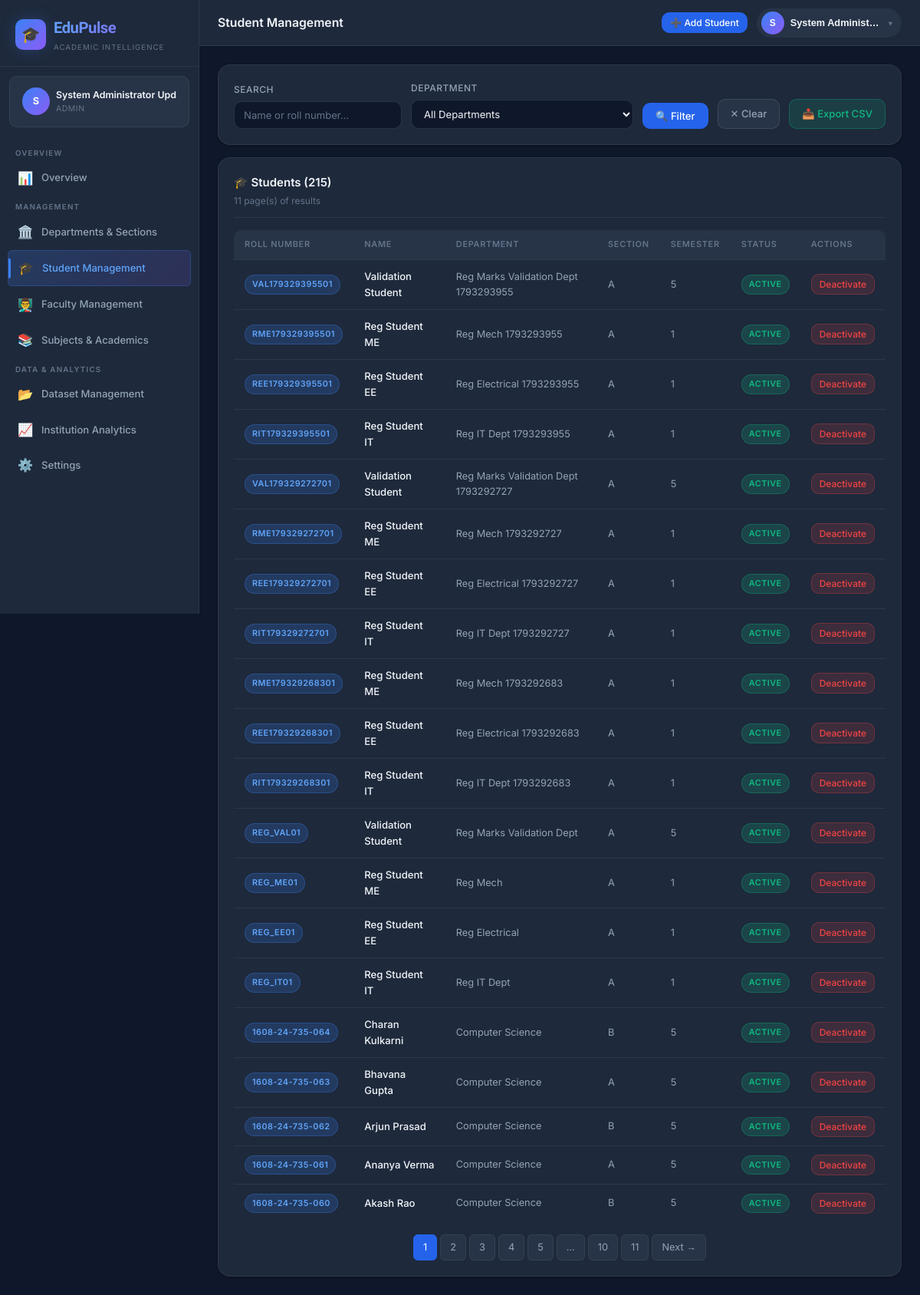
Page /admin/students (signed in) on the earlier database version.
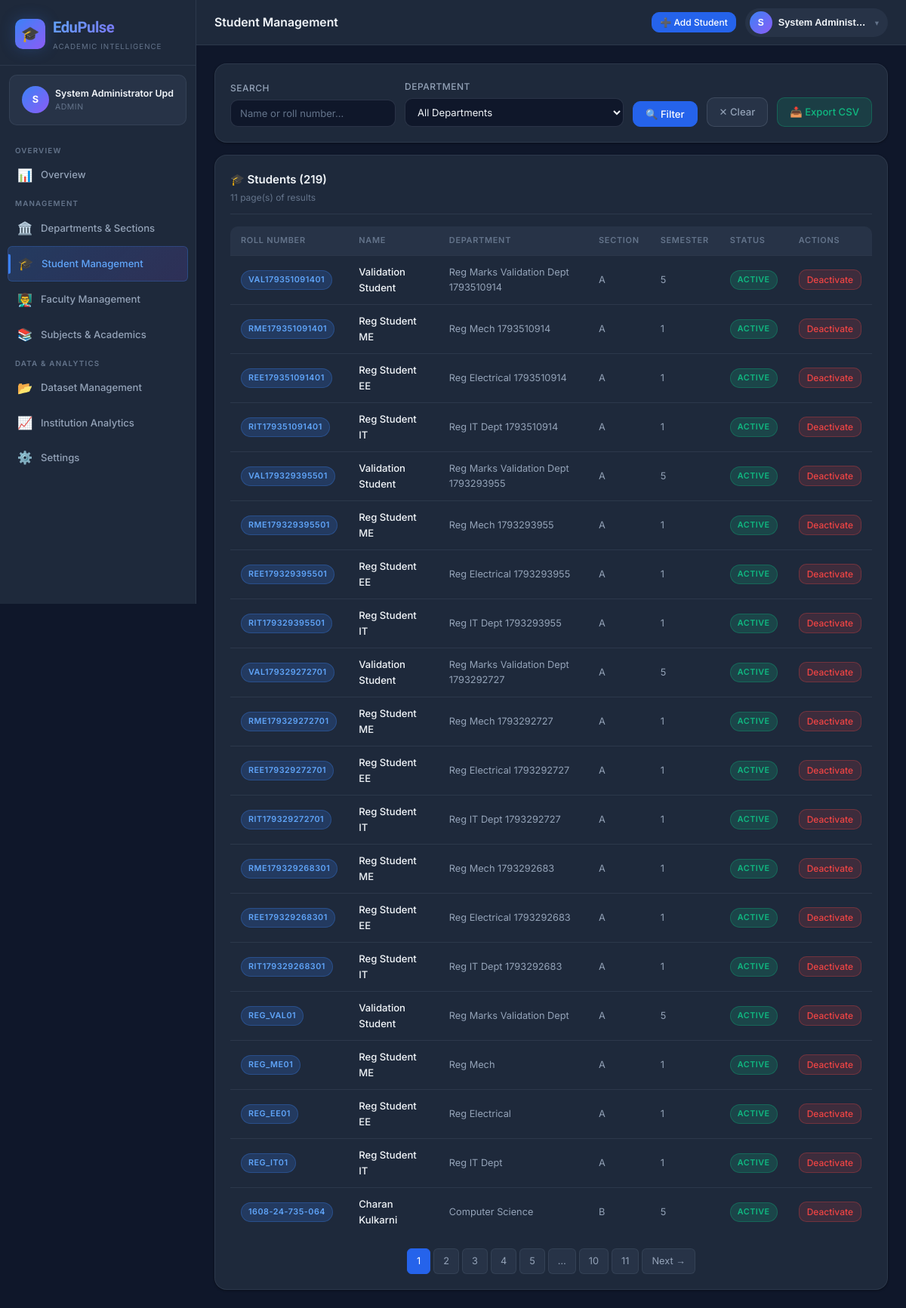
Same page on the later database version.
### models.py (models this page shows, shortened)
class Student(db.Model):
    __tablename__ = 'students'
    id = db.Column(db.Integer, primary_key=True)
    user_id = db.Column(db.Integer, db.ForeignKey('users.id'), unique=True, nullable=False)
    roll_number = db.Column(db.String(50), unique=True, nullable=False)
    name = db.Column(db.String(100), nullable=False)
    email = db.Column(db.String(120))
    phone = db.Column(db.String(20))
    department_id = db.Column(db.Integer, db.ForeignKey('departments.id'), nullable=False)
    section_id = db.Column(db.Integer, db.ForeignKey('sections.id'))
    academic_year_id = db.Column(db.Integer, db.ForeignKey('academic_years.id'))
    current_semester = db.Column(db.Integer, default=1)
    date_of_birth = db.Column(db.Date)
    gender = db.Column(db.String(10))
    is_active = db.Column(db.Boolean, default=True)
    enrolled_at = db.Column(db.DateTime, default=datetime.utcnow)
    academic_year = db.relationship('AcademicYear', backref='students')
    marks = db.relationship('Mark', backref='student', lazy=True)
    attendance_records = db.relationship('AttendanceRecord', backref='student', lazy=True)
    tasks = db.relationship('StudentTask', backref='student', lazy=True)
    goals = db.relationship('StudentGoal', backref='student', lazy=True)
    question_attempts = db.relationship('QuestionAttempt', backref='student', lazy=True)

class Department(db.Model):
    __tablename__ = 'departments'
    id = db.Column(db.Integer, primary_key=True)
    name = db.Column(db.String(100), unique=True, nullable=False)
    code = db.Column(db.String(20), unique=True, nullable=False)
    description = db.Column(db.Text)
    is_active = db.Column(db.Boolean, default=True)
    created_at = db.Column(db.DateTime, default=datetime.utcnow)
    sections = db.relationship('Section', backref='department', lazy=True)
    students = db.relationship('Student', backref='department', lazy=True)
    faculty = db.relationship('Faculty', backref='department', lazy=True)
    subjects = db.relationship('Subject', backref='department', lazy=True)

class Section(db.Model):
    __tablename__ = 'sections'
    id = db.Column(db.Integer, primary_key=True)
    name = db.Column(db.String(10), nullable=False)  # e.g. "A", "B"
    department_id = db.Column(db.Integer, db.ForeignKey('departments.id'), nullable=False)
    academic_year_id = db.Column(db.Integer, db.ForeignKey('academic_years.id'))
    semester = db.Column(db.Integer, nullable=False)
    max_students = db.Column(db.Integer, default=60)
    is_active = db.Column(db.Boolean, default=True)
    academic_year = db.relationship('AcademicYear', backref='sections')
    students = db.relationship('Student', backref='section', lazy=True)

### routes/admin.py (the view, shortened to what this page needs)
@admin_bp.route('/students', methods=['GET', 'POST'])
@admin_required
def students():
    dept_filter = request.args.get('dept_id', '')
    search = request.args.get('search', '')
    page = request.args.get('page', 1, type=int)
    query = Student.query
    if dept_filter:
        query = query.filter_by(department_id=int(dept_filter))
    if search:
        query = query.filter(
            db.or_(Student.name.ilike(f'%{search}%'), Student.roll_number.ilike(f'%{search}%'))
        )
    students_page = query.order_by(Student.enrolled_at.desc()).paginate(page=page, per_page=20, error_out=False)
    departments = Department.query.filter_by(is_active=True).all()
    sections = Section.query.all()
    academic_years = AcademicYear.query.all()
    return render_template('admin/students.html',
                           students=students_page,
                           departments=departments,
                           sections=sections,
                           academic_years=academic_years,
                           search=search,
                           dept_filter=dept_filter)

### routes/admin.py (called while the page is built)
def admin_required(f):
    @wraps(f)
    def decorated(*args, **kwargs):
        if not current_user.is_authenticated or current_user.role != 'admin':
            flash('Admin access required.', 'danger')
            return redirect(url_for('auth.login'))
        return f(*args, **kwargs)
    return login_required(decorated)

### templates/admin/students.html (shortened to what this page needs)
{% extends 'base.html' %}
{% from 'macros/nav.html' import admin_nav %}
{% block page_title %}Student Management{% endblock %}
{% block nav %}{{ admin_nav() }}{% endblock %}
{% block topbar_actions %}
<button class="btn btn-primary btn-sm" onclick="openModal('addStudentModal')">➕ Add Student</button>
{% endblock %}
{% block content %}
<div class="card mb-4" style="margin-bottom:16px;">
  <form method="GET" style="display:flex; gap:12px; flex-wrap:wrap; align-items:flex-end;">
    <div class="form-group" style="margin:0; flex:1; min-width:200px;">
      <label class="form-label">Search</label>
      <input type="text" name="search" class="form-control" placeholder="Name or roll number..." value="{{ search }}">
    </div>
    <div class="form-group" style="margin:0; min-width:180px;">
      <label class="form-label">Department</label>
      <select name="dept_id" class="form-control">
        <option value="">All Departments</option>
      </select>
    </div>
    <button type="submit" class="btn btn-primary">🔍 Filter</button>
    <a href="{{ url_for('admin.students') }}" class="btn btn-secondary">✕ Clear</a>
    <a href="{{ url_for('admin.export_students') }}" class="btn btn-success">📥 Export CSV</a>
  </form>
</div>
<div class="card">
  <div class="card-header">
    <div>
      <div class="card-title">🎓 Students ({{ students.total }})</div>
      <div class="card-subtitle">{{ students.pages }} page(s) of results</div>
    </div>
  </div>
  {% if students.items %}
  <div class="table-wrapper" style="border:none;">
    <table>
      <thead>
        <tr>
          <th>Roll Number</th><th>Name</th><th>Department</th><th>Section</th><th>Semester</th><th>Status</th><th>Actions</th>
        </tr>
      </thead>
      <tbody>
        {% for s in students.items %}
        <tr>
          <td><span class="badge badge-primary">{{ s.roll_number }}</span></td>
          <td style="font-weight:500; color:var(--text-primary);">{{ s.name }}</td>
          <td class="text-sm">{{ s.department.name if s.department else '—' }}</td>
          <td class="text-sm">{{ s.section.name if s.section else '—' }}</td>
          <td class="text-sm">{{ s.current_semester }}</td>
          <td>
            {% if s.is_active %}<span class="badge badge-success">Active</span>
            {% else %}<span class="badge badge-muted">Inactive</span>{% endif %}
          </td>
          <td>
            <form method="POST" style="display:inline;">
              <button class="btn {{ 'btn-danger' if s.is_active else 'btn-success' }} btn-sm">
                {{ 'Deactivate' if s.is_active else 'Activate' }}
              </button>
            </form>
          </td>
        </tr>
        {% endfor %}
      </tbody>
    </table>
  </div>
  {% if students.pages > 1 %}
  <div class="pagination">
    {% for p in students.iter_pages() %}
      {% if p %}<a href="?page={{ p }}&search={{ search }}&dept_id={{ dept_filter }}" class="page-btn {{ 'active' if p == students.page }}">{{ p }}</a>
      {% else %}<span class="page-btn">…</span>{% endif %}
    {% endfor %}
    {% if students.has_next %}
    <a href="?page={{ students.next_num }}&search={{ search }}&dept_id={{ dept_filter }}" class="page-btn">Next →</a>
    {% endif %}
  </div>
  {% endif %}
  {% endif %}
</div>
{% endblock %}

Differences in the rows shown:
no longer on this page (row unchanged): Student: roll_number "1608-24-735-063", name "Bhavana Gupta", department "Computer Science", section "A", current_semester "5", shows "ACTIVE", is_active "Deactivate"
no longer on this page (row unchanged): Student: roll_number "1608-24-735-062", name "Arjun Prasad", department "Computer Science", section "B", current_semester "5", shows "ACTIVE", is_active "Deactivate"
no longer on this page (row unchanged): Student: roll_number "1608-24-735-061", name "Ananya Verma", department "Computer Science", section "A", current_semester "5", shows "ACTIVE", is_active "Deactivate"
no longer on this page (row unchanged): Student: roll_number "1608-24-735-060", name "Akash Rao", department "Computer Science", section "B", current_semester "5", shows "ACTIVE", is_active "Deactivate"
added Student: roll_number "VAL179351091401", name "Validation Student", department "Reg Marks Validation Dept 1793510914", section "A", current_semester "5", shows "ACTIVE", is_active "Deactivate"
added Student: roll_number "RME179351091401", name "Reg Student ME", department "Reg Mech 1793510914", section "A", current_semester "1", shows "ACTIVE", is_active "Deactivate"
added Student: roll_number "REE179351091401", name "Reg Student EE", department "Reg Electrical 1793510914", section "A", current_semester "1", shows "ACTIVE", is_active "Deactivate"
added Student: roll_number "RIT179351091401", name "Reg Student IT", department "Reg IT Dept 1793510914", section "A", current_semester "1", shows "ACTIVE", is_active "Deactivate"
Other differences:
{{ students.total }}: "215" → "219"
